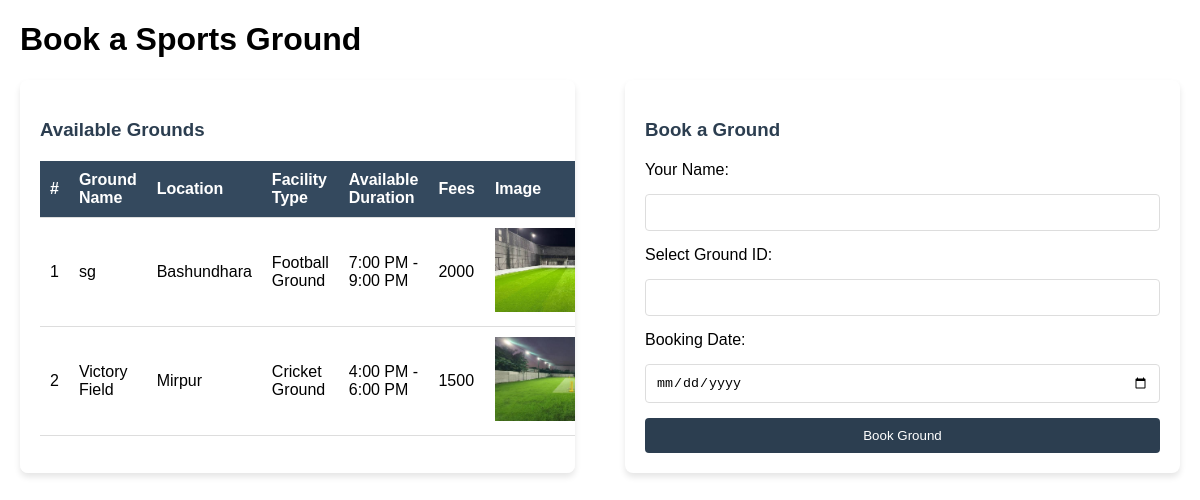
The page /SFBS/book_ground.php on the database its author committed.
### tables this page shows
CREATE TABLE `facilities` (
  `id` int(100) NOT NULL,
  `ground_name` varchar(150) NOT NULL,
  `ground_location` varchar(200) NOT NULL,
  `facility_type` text NOT NULL,
  `available_duration` text NOT NULL,
  `ground_picture` varchar(250) NOT NULL,
  `fees` text NOT NULL
);

### SFBS/book_ground.php (the view, shortened to what this page needs)
<?php
require_once 'db_connect.php';
$sql = "SELECT * FROM facilities";
$result = $conn->query($sql);
?>
<!DOCTYPE html>
<html lang="en">
<head>
</head>
<body>
    <h1>Book a Sports Ground</h1>
    <div class="container">
        <div class="available-grounds">
            <h3>Available Grounds</h3>
            <table>
                <thead>
                    <tr>
                        <th>#</th>
                        <th>Ground Name</th>
                        <th>Location</th>
                        <th>Facility Type</th>
                        <th>Available Duration</th>
                        <th>Fees</th>
                        <th>Image</th>
                    </tr>
                </thead>
                <tbody>
                    <?php if ($result->num_rows > 0): ?>
                        <?php $counter = 1; ?>
                        <?php while ($row = $result->fetch_assoc()): ?>
                            <tr>
                                <td><?= $counter++; ?></td>
                                <td><?= htmlspecialchars($row['ground_name']); ?></td>
                                <td><?= htmlspecialchars($row['ground_location']); ?></td>
                                <td><?= htmlspecialchars($row['facility_type']); ?></td>
                                <td><?= htmlspecialchars($row['available_duration']); ?></td>
                                <td><?=htmlspecialchars($row['fees']); ?></td>
                                <td>
                            <img src="<?= htmlspecialchars($row['ground_picture']); ?>" alt="Ground Image">
                        </td>
                            </tr>
                        <?php endwhile; ?>
                    <?php else: ?>
                        <tr>
                            <td colspan="5">No grounds available</td>
                        </tr>
                    <?php endif; ?>
                </tbody>
            </table>
        </div>
        <div class="booking-form">
            <h3>Book a Ground</h3>
            <form  action="booking_process.php" method="post" onsubmit="return validateForm()">
                <label for="user_name">Your Name:</label>
                <input type="text" id="user_name" name="user_name" required>
                <label for="id">Select Ground ID:</label>
                <input type="number" id="id" name="id" required>
                <label for="booking_date">Booking Date:</label>
                <input type="date" id="booking_date" name="booking_date" required>
                <button type="submit" name="book_ground">Book Ground</button>
            </form>
        </div>
    </div>
</body>
</html>

### SFBS/book_ground.php (style rules this page uses)
body { font-family: Arial, sans-serif; margin: 20px; }
.container { display: flex; gap: 50px; margin-top: 20px; }
.available-grounds, .booking-form { flex: 1; background-color: white; padding: 20px; border-radius: 8px; box-shadow: 0 4px 6px rgba(0, 0, 0, 0.1); overflow-y: scroll; overflow-x: scroll; }
h3 { margin-bottom: 20px; color: #2c3e50; }
table { width: 100%; border-collapse: collapse; }
table th, table td { padding: 10px; text-align: left; border-bottom: 1px solid #ddd; }
table th { background-color: #34495e; color: white; }
form { display: flex; flex-direction: column; gap: 15px; }
input, select { padding: 10px; border: 1px solid #ddd; border-radius: 4px; }
button { padding: 10px; background-color: #2c3e50; color: white; border: none; border-radius: 4px; cursor: pointer; }
img { max-width: 150px; max-height: 100px; object-fit: cover; }

### rows shown on the page
facilities: ground_name "sg", ground_location "Bashundhara", facility_type "Football Ground", available_duration "7:00 PM - 9:00 PM", fees "2000", ground_picture (picture)
facilities: ground_name "Victory Field", ground_location "Mirpur", facility_type "Cricket Ground", available_duration "4:00 PM - 6:00 PM", fees "1500", ground_picture (picture)
